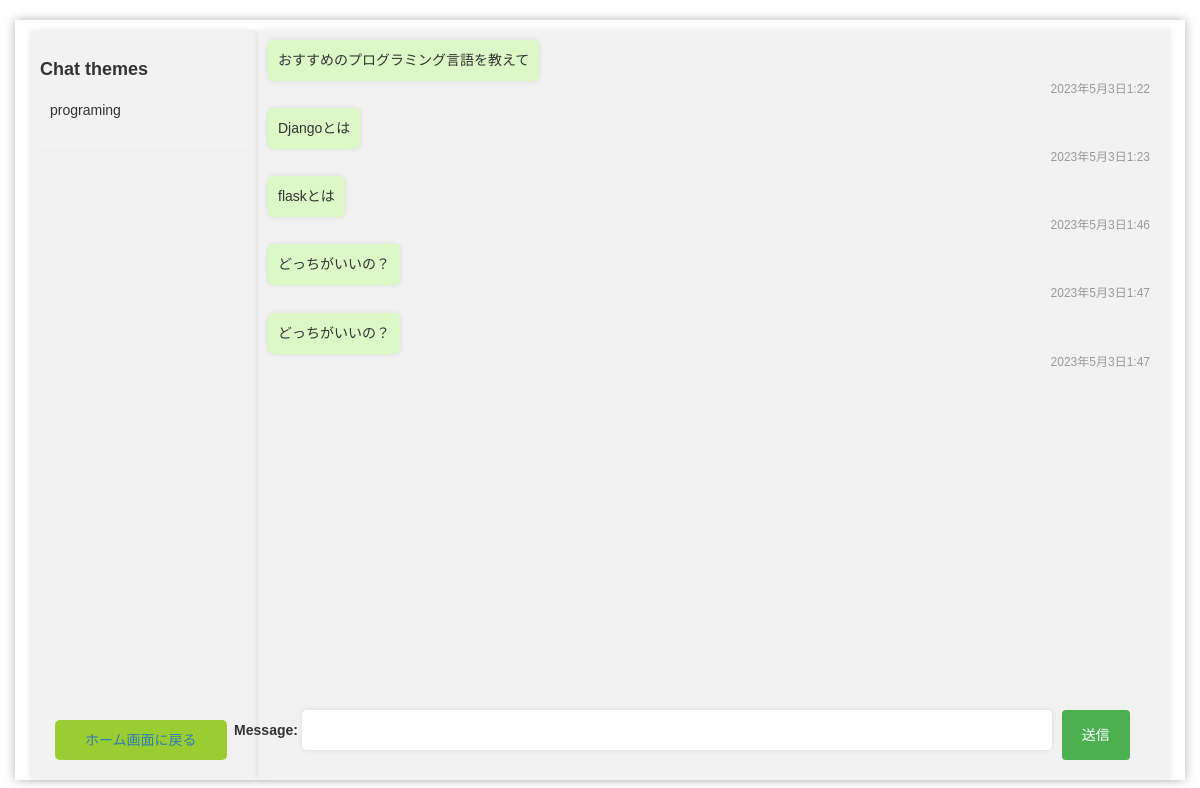
/programing/, run on the app's committed database.
### chat/models.py (models this page shows, shortened)
class Theme(models.Model):
    Newchat = models.CharField(max_length=255)
    slug = models.SlugField(unique=True, blank=True)

class Message(models.Model):
    Theme = models.ForeignKey(Theme, related_name="message", on_delete=models.CASCADE, default=1)
    role=models.CharField(max_length=255,default='system')
    message = models.TextField()
    data_added = models.DateTimeField(auto_now_add=True)

### chat/views.py (the view, shortened to what this page needs)
# urls.py: path('<slug:slug>/',chatpage,name="chatpage"),
def chatpage(request, slug):
    theme = Theme.objects.get(slug=slug)
    messages_db = Message.objects.filter(Theme=theme)
    themes = Theme.objects.all()
    history=[]
    if not Message.objects.filter(role='system', Theme=theme).exists():
        history = [{"role": "system", "content": "You are a helpful assistant."}]
        Message.objects.create(Theme=theme, role="system", message="You are a helpful assistant.")
    message_history = list(Message.objects.filter(Theme=theme).values('role', 'message'))
    history = [{"role": item['role'], "content": item['message']} for item in message_history]
    if request.method == "POST":
        form_message = Form_message(request.POST)
        if form_message.is_valid():
            comment = form_message.save(commit=False)
            comment.Theme = theme
            comment.save()
            message = form_message.cleaned_data.get('message')  # フォームからメッセージを取得
        else:
            comment = None
            message = ''  # フォームが無効な場合は空のメッセージを作成
    else:
        form_message = Form_message()
        message = ''  # POST メソッド以外の場合は空のメッセージを作成
    context = {
        'theme': theme,
        'themes': themes,
        'messages': messages_db,
        'form_message': form_message,
    }
    return render(request, 'chatpage.html', context)

### chat/forms.py
class Form_message(forms.ModelForm):
    message = forms.CharField(widget=forms.TextInput(attrs={'style': 'width: 750px;'}))
    class Meta:
        model = Message
        fields = ["message"]

### chat/templates/chatpage.html (shortened to what this page needs)
{% extends './base.html' %}
{% load static %}
{% block contents %}
<head>
    <link rel="stylesheet" href="{% static 'stylesheet2.css' %}">
    <link rel="stylesheet" href="https://maxcdn.bootstrapcdn.com/bootstrap/3.4.1/css/bootstrap.min.css">
</head>
<div class="container">
    <div class="theme-list">
        <h2>Chat themes</h2>
          <div class="theme-item" >
           {{ theme.Newchat }}
          </div>
          <hr>
            <div class="back">
                <button>
                    <a href="{% url 'back_to_page' %}">ホーム画面に戻る</a>
                </button>
            </div>
    </div>
    <div class="chat">
        {% for message in messages.all %}
            {% if message.message != 'You are a helpful assistant.' %}
                {% if message.role != 'assistant' %}
                    <article>
                        <div class="message right">
                        <div class="text">{{ message.message }}</div>
                        <div class="timestamp">{{ message.data_added }}</div>
                        </div>
                    </article>
                {% endif %}
            {% endif %}
        {% endfor %}
          <form action="." method="post" class="form">
            {{ form_message.as_p }}
            <button class="btn btn-primary">送信</button>
          </form>
    </div>
</div>
{% endblock %}

### chat/templates/base.html (shortened to what this page needs)
<!DOCTYPE html>
<html>
<head>
</head>
<body>
        {% block contents %}{% endblock %}
</body>
</html>

### chat/static/stylesheet2.css (style rules this page uses)
* { box-sizing: border-box; margin: 0; padding: 0; font-family: Arial, sans-serif; }
body { background-color: #f1f1f1; height: 100vh; font-family: Arial, sans-serif; display: flex; align-items: center; justify-content: center; }
.container { margin: 0 auto; padding: 10px; background-color: #fff; box-shadow: 0 0 10px rgba(0, 0, 0, 0.3); height: 95%; width: 95%; position: relative; }
.theme-list { padding: 10px; background-color: #f2f2f2; border-radius: 5px; box-shadow: 0 0 5px rgba(0, 0, 0, 0.1); height: 750px; width: 20%; float: left; overflow-y: scroll; }
.theme-list h2 { font-size: 18px; font-weight: bold; margin-bottom: 10px; }
.back { padding: 10px; border-radius: 5px; display: block; margin-top: 350px; position: absolute; bottom: 10px; left: 30px; }
.back button { padding: 10px 30px; background-color: yellowgreen; border: none; color: #fff; border-radius: 5px; cursor: pointer; }
.theme-item { margin-bottom: 10px; padding: 10px; border-radius: 5px; cursor: pointer; }
.chat { flex-grow: 1; padding: 10px; background-color: #f2f2f2; box-shadow: 0 0 5px rgba(0, 0, 0, 0.1); height: 750px; width: 80%; float: right; overflow-y: scroll; }
.message { margin-bottom: 10px; }
.message .text { padding: 10px; background-color: #fff; border-radius: 5px; display: inline-block; max-width: 80%; word-wrap: break-word; line-height: 1.5; box-shadow: 0 0 5px rgba(0, 0, 0, 0.1); }
.message .timestamp { font-size: 12px; color: #999; margin-left: 10px; }
.message.right .text { background-color: #dcf8c6; text-align: right; }
.message.right .timestamp { margin-left: 0; margin-right: 10px; text-align: right; }
.form { display: flex; margin: 20px; width: 77%; position: absolute; bottom: 0px; right: 30px; }
.form input[type="text"] { flex-grow: 1; padding: 10px; font-size: 14px; border: none; border-radius: 5px; box-shadow: 0 0 5px rgba(0, 0, 0, 0.1); margin-right: 10px; box-sizing: border-box; }
.form button { padding: 10px 20px; background-color: #4caf50; border: none; cursor: pointer; transition: background-color 0.3s ease; }

### data on the page
Theme: Newchat "programing"
Message: message "おすすめのプログラミング言語を教えて", data_added "2023年5月3日1:22"
Message: message "Djangoとは", data_added "2023年5月3日1:23"
Message: message "flaskとは", data_added "2023年5月3日1:46"
Message: message "どっちがいいの？", data_added "2023年5月3日1:47"
Message: message "どっちがいいの？", data_added "2023年5月3日1:47"
